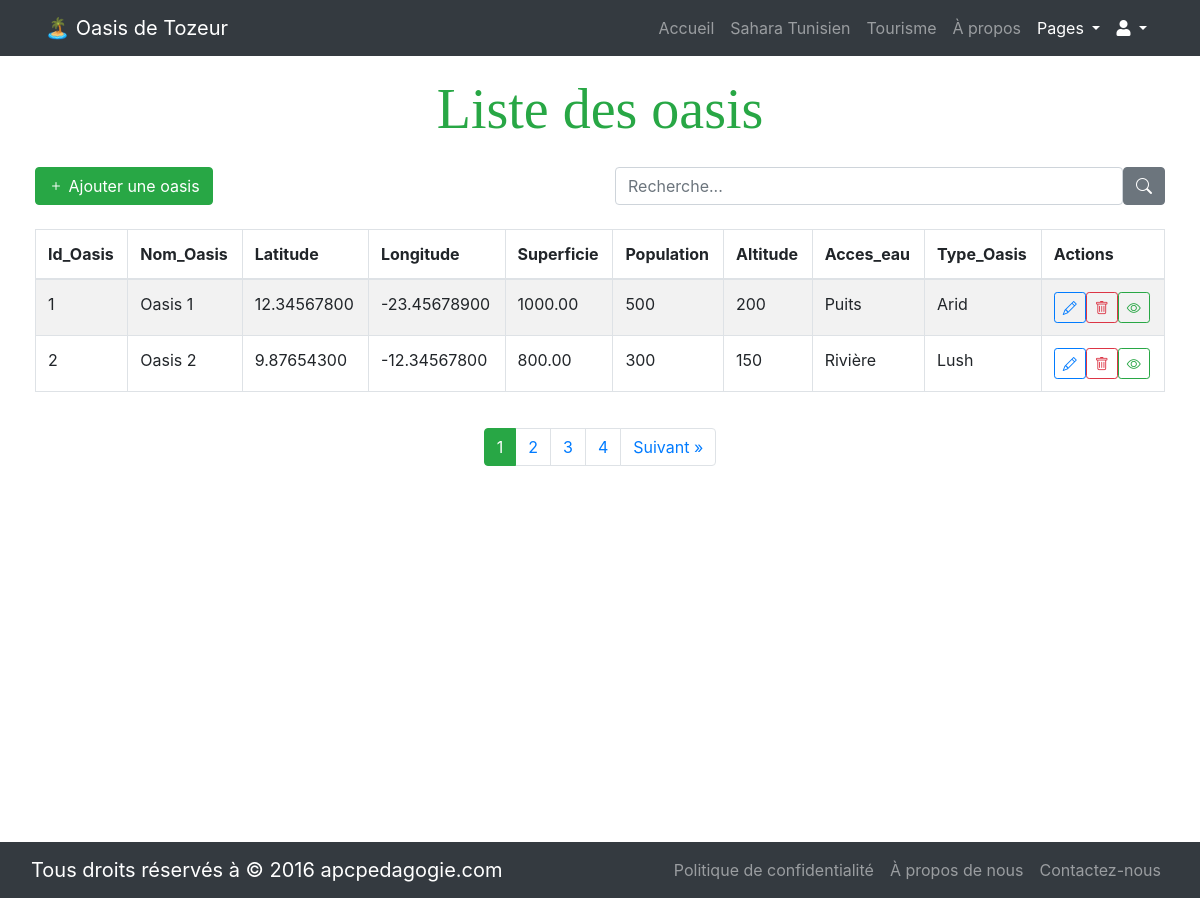
/Oasis.php (signed in), run on the app's committed database.
### tables this page shows
CREATE TABLE `oasis` (
  `id_oasis` int(11) NOT NULL,
  `nom_oasis` varchar(255) NOT NULL,
  `latitude` decimal(10,8) NOT NULL,
  `longitude` decimal(11,8) NOT NULL,
  `superficie` decimal(10,2) NOT NULL,
  `population` int(11) NOT NULL,
  `altitude` int(11) NOT NULL,
  `acces_eau` varchar(255) NOT NULL,
  `type_oasis` varchar(255) NOT NULL,
  `id_ville` int(11) NOT NULL
);

### Oasis.php (the view, shortened to what this page needs)
<?php require_once("partials/navbar.php");?>
<div class="container-fluid">
    <div class="row">
        <div class="col-12 d-flex flex-column justify-content-center">
            <div class="card-fluid">
                <div class="card-body">
                    <div class="custom-container bg-black text-white">
                    <h1 data-aos="fade-up" class="mb-4 display-4 fw-bold text-center text-success" style="font-family: 'Courgette', cursive;">Liste des oasis</h1>
                        <div data-aos="fade-up" data-aos-delay="600">
                            <?php
                            require_once('connexion/connexion.php');
                            $limit = 2;
                            $search = "";
                            $page = isset($_GET['page']) ? $_GET['page'] : 1;
                            if (!empty($search)) {
                                $sql = "SELECT COUNT(*) AS total FROM Oasis WHERE
                                        nom_oasis LIKE :search OR
                                        id_ville IN (SELECT id_ville FROM Villes WHERE nom_ville LIKE :search)";
                                $stmt = $pdo->prepare($sql);
                                $stmt->bindValue(':search', '%' . $search . '%', PDO::PARAM_STR);
                                $stmt->execute();
                            } else {
                                $sql = "SELECT COUNT(*) AS total FROM Oasis";
                                $stmt = $pdo->query($sql);
                            }
                            $result = $stmt->fetch(PDO::FETCH_ASSOC);
                            $total_pages = ceil($result['total'] / $limit);
                            $offset = ($page - 1) * $limit;
                            if (!empty($search)) {
                                $sql = "SELECT * FROM Oasis WHERE
                                        nom_oasis LIKE :search OR
                                        id_ville IN (SELECT id_ville FROM Villes WHERE nom_ville LIKE :search)
                                        LIMIT :limit OFFSET :offset";
                            } else {
                                $sql = "SELECT * FROM Oasis LIMIT :limit OFFSET :offset";
                            }
                            $stmt = $pdo->prepare($sql);
                            $stmt->bindValue(':limit', $limit, PDO::PARAM_INT);
                            $stmt->bindValue(':offset', $offset, PDO::PARAM_INT);
                            $stmt->execute();
                            ?>
                             <div class="row mb-3">
                                <div class="col-12 col-md-6 mb-2">
                                <button id="addOasisBtn" class="btn btn-success">
                                        <i class="bi bi-plus"></i>
                                        Ajouter une oasis
                                    </button>
                                </div>
                                <div class="col-12 col-md-6">
                                    <form class="d-flex" action="" method="GET">
                                        <input class="form-control me-2" name="search" type="search" placeholder="Recherche..." aria-label="Search" value="<?php if (isset($search)) { echo htmlentities($search); } ?>">
                                        <button class="btn btn-secondary" type="submit">
                                            <i class="bi bi-search"></i>
                                        </button>
                                    </form>
                                </div>
                            </div>
                            <table class="table table-striped table-bordered">
                                <thead>
                                    <tr>
                                        <th>Id_Oasis</th>
                                        <th>Nom_Oasis</th>
                                        <th>Latitude</th>
                                        <th>Longitude</th>
                                        <th>Superficie</th>
                                        <th>Population</th>
                                        <th>Altitude</th>
                                        <th>Acces_eau</th>
                                        <th>Type_Oasis</th>
                                        <th>Actions</th>
                                    </tr>
                                </thead>
                                <tbody>
                                    <?php
                                    while ($row = $stmt->fetch(PDO::FETCH_ASSOC)) {
                                        echo "<tr>";
                                        echo "<td>".$row["id_oasis"]."</td>";
                                        echo "<td>".$row["nom_oasis"]."</td>";
                                        echo "<td>".$row["latitude"]."</td>";
                                        echo "<td>".$row["longitude"]."</td>";
                                        echo "<td>".$row["superficie"]."</td>";
                                        echo "<td>".$row["population"]."</td>";
                                        echo "<td>".$row["altitude"]."</td>";
                                        echo "<td>".$row["acces_eau"]."</td>";
                                        echo "<td>".$row["type_oasis"]."</td>";
                                        echo "<td>";
                                        echo "<a href='edit_oasis.php?id=".$row['id_oasis']."' class='btn btn-outline-primary btn-sm me-1'><i class='bi bi-pencil'></i></a>";
                                        echo "<a href='delete_oasis.php?id=".$row['id_oasis']."' class='btn btn-outline-danger btn-sm me-1'><i class='bi bi-trash'></i></a>";
                                        echo "<a href='afficher_oasis.php?id=".$row['id_oasis']."' class='btn btn-outline-success btn-sm me-1'><i class='bi bi-eye'></i></a>";
                                        echo "</td>";
                                        echo "</tr>";
                                    }
                                    ?>
                                </tbody>
                            </table>
                        </div>
                    </div>
                </div>
            </div>
        </div>
    </div>
</div>
<div class="d-flex justify-content-center">
    <nav aria-label="Page navigation example">
        <ul class="pagination">
            <?php for ($i = 1; $i <= $total_pages; $i++): ?>
                <li class="page-item <?php if ($page == $i) echo 'active'; ?>"><a class="page-link" href="?search=<?php echo $search; ?>&page=<?php echo $i; ?>"><?php echo $i; ?></a></li>
            <?php endfor; ?>
            <?php if ($page < $total_pages): ?>
                <li class="page-item"><a class="page-link" href="?search=<?php echo $search; ?>&page=<?php echo ($page + 1); ?>">Suivant &raquo;</a></li>
            <?php endif; ?>
        </ul>
    </nav>
</div>
<?php require_once("partials/footer.php");?>

### navbar.php (shortened to what this page needs)
<!DOCTYPE html>
<html lang="fr">
<head>
    <link rel="stylesheet" href="https://stackpath.bootstrapcdn.com/bootstrap/4.5.2/css/bootstrap.min.css">
    <link href="https://cdn.jsdelivr.net/npm/bootstrap-icons/font/bootstrap-icons.css" rel="stylesheet">
    <link rel="stylesheet" href="https://cdnjs.cloudflare.com/ajax/libs/font-awesome/5.15.4/css/all.min.css" />
      <link rel="stylesheet" href="os.css">
   </head>
  <body>
<nav class="navbar navbar-expand-lg navbar-dark bg-dark">
  <div class="container">
    <a class="navbar-brand" href="Acceuil.php"> 🏝️ Oasis de Tozeur </a>
    <div class="collapse navbar-collapse justify-content-end" id="navbarNav">
      <ul class="navbar-nav ml-auto">
        <li class="nav-item">
            <a class="nav-link" href="Acceuil.php">Accueil</a>
        </li>
        <li class="nav-item">
            <a class="nav-link" href="Sahara_Tunisienne.php">Sahara Tunisien</a>
        </li>
        <li class="nav-item">
            <a class="nav-link" href="Tourisme.php">Tourisme</a>
        </li>
        <li class="nav-item">
            <a class="nav-link" href="About.php">À propos</a>
        </li>
        <li class="nav-item dropdown">
          <a class="nav-link dropdown-toggle" href="#" id="navbarDropdownMenuLink" role="button" data-toggle="dropdown" aria-haspopup="true" aria-expanded="false" style="color: white;">
            Pages
          </a>
        </li>
        <li class="nav-item dropdown">
          <a class="nav-link dropdown-toggle" href="#" id="navbarDropdownMenuLink" role="button" data-toggle="dropdown" aria-haspopup="true" aria-expanded="false" style="color: white;">
            <i class="fas fa-user"></i>
          </a>
        </li>
      </ul>
    </div>
  </div>
</nav>

### footer.php (shortened to what this page needs)
<footer class="navbar navbar-expand-lg navbar-dark bg-dark" style="margin-top: 30%;">
  <div class="container-fluid">
    <a class="navbar-brand" href="#">Tous droits réservés à &copy; 2016 apcpedagogie.com</a>
    <div class="collapse navbar-collapse justify-content-end" id="navbarNav">
      <ul class="navbar-nav">
        <li class="nav-item">
          <a class="nav-link" href="#">Politique de confidentialité</a>
        </li>
        <li class="nav-item">
          <a class="nav-link" href="#">À propos de nous</a>
        </li>
        <li class="nav-item">
          <a class="nav-link" href="#">Contactez-nous</a>
        </li>
      </ul>
    </div>
  </div>
</footer>
 </body>
</html>

### os.css (style rules this page uses)
.text-center { text-align: center; }

### Oasis.php (style rules this page uses)
.page-item.active .page-link { z-index: 3; color: #fff; background-color: #28a745; border-color: #28a745; }

### data on the page
oasis: id_oasis "1", nom_oasis "Oasis 1", latitude "12.34567800", longitude "-23.45678900", superficie "1000.00", population "500", altitude "200", acces_eau "Puits", type_oasis "Arid"
oasis: id_oasis "2", nom_oasis "Oasis 2", latitude "9.87654300", longitude "-12.34567800", superficie "800.00", population "300", altitude "150", acces_eau "Rivière", type_oasis "Lush"
